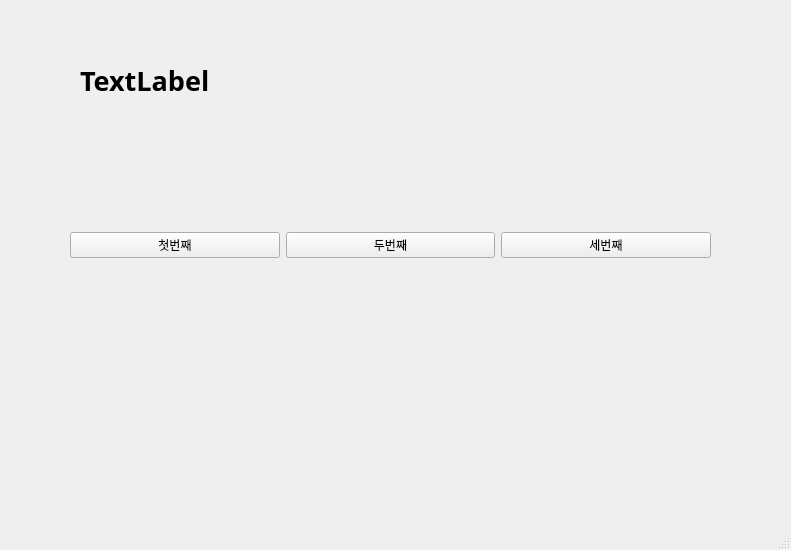
<?xml version="1.0" encoding="UTF-8"?>
<ui version="4.0">
 <class>MainWindow</class>
 <widget class="QMainWindow" name="MainWindow">
  <property name="geometry">
   <rect>
    <x>0</x>
    <y>0</y>
    <width>791</width>
    <height>550</height>
   </rect>
  </property>
  <property name="windowTitle">
   <string>MainWindow</string>
  </property>
  <widget class="QWidget" name="centralwidget">
   <widget class="QWidget" name="horizontalLayoutWidget">
    <property name="geometry">
     <rect>
      <x>70</x>
      <y>160</y>
      <width>641</width>
      <height>171</height>
     </rect>
    </property>
    <layout class="QHBoxLayout" name="horizontalLayout">
     <item>
      <widget class="QPushButton" name="pushButton">
       <property name="text">
        <string>첫번째</string>
       </property>
      </widget>
     </item>
     <item>
      <widget class="QPushButton" name="pushButton_2">
       <property name="text">
        <string>두번째</string>
       </property>
      </widget>
     </item>
     <item>
      <widget class="QPushButton" name="pushButton_3">
       <property name="text">
        <string>세번째</string>
       </property>
      </widget>
     </item>
    </layout>
   </widget>
   <widget class="QLabel" name="label">
    <property name="geometry">
     <rect>
      <x>80</x>
      <y>60</y>
      <width>631</width>
      <height>41</height>
     </rect>
    </property>
    <property name="font">
     <font>
      <family>맑은 고딕</family>
      <pointsize>20</pointsize>
      <weight>75</weight>
      <bold>true</bold>
     </font>
    </property>
    <property name="text">
     <string>TextLabel</string>
    </property>
   </widget>
  </widget>
  <widget class="QMenuBar" name="menubar">
   <property name="geometry">
    <rect>
     <x>0</x>
     <y>0</y>
     <width>791</width>
     <height>26</height>
    </rect>
   </property>
  </widget>
  <widget class="QStatusBar" name="statusbar"/>
 </widget>
 <resources/>
 <connections>
  <connection>
   <sender>pushButton</sender>
   <signal>clicked()</signal>
   <receiver>MainWindow</receiver>
   <slot>firstClick()</slot>
   <hints>
    <hint type="sourcelabel">
     <x>148</x>
     <y>263</y>
    </hint>
    <hint type="destinationlabel">
     <x>227</x>
     <y>331</y>
    </hint>
   </hints>
  </connection>
  <connection>
   <sender>pushButton_2</sender>
   <signal>clicked()</signal>
   <receiver>MainWindow</receiver>
   <slot>secondClick()</slot>
   <hints>
    <hint type="sourcelabel">
     <x>359</x>
     <y>264</y>
    </hint>
    <hint type="destinationlabel">
     <x>405</x>
     <y>333</y>
    </hint>
   </hints>
  </connection>
  <connection>
   <sender>pushButton_3</sender>
   <signal>clicked()</signal>
   <receiver>MainWindow</receiver>
   <slot>thirdClick()</slot>
   <hints>
    <hint type="sourcelabel">
     <x>585</x>
     <y>263</y>
    </hint>
    <hint type="destinationlabel">
     <x>632</x>
     <y>316</y>
    </hint>
   </hints>
  </connection>
 </connections>
 <slots>
  <slot>firstClick()</slot>
  <slot>secondClick()</slot>
  <slot>thirdClick()</slot>
 </slots>
</ui>
